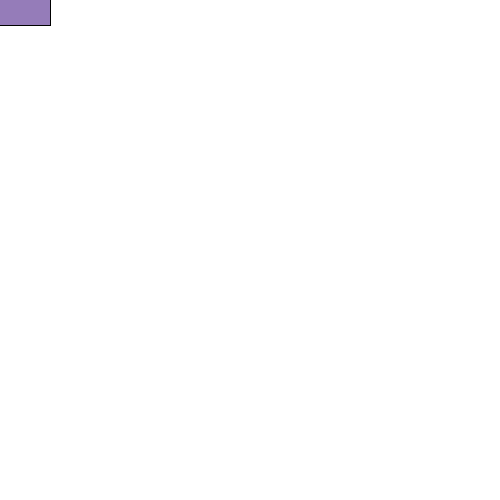
Frame 1 (no input)
Frame 60 (the mouse pressed at the canvas centre just before this capture): identical to frame 1, image omitted
Frame 120 (the mouse held since frame 60 and released just before this capture): identical to frame 1, image omitted

The Processing sketch that drew this single still picture (run headless with seeded random() and noise(); from frame 60 on, the mouse is pressed at the canvas centre):

// Processing sketch: sketch_3_9_Monsters
// ── sketch_3_9_Monsters.pde
 int robotWidth = 100;
 int robotHeight = 50;
 int x;
 int y;
final color backgroundColor = color(255);
final color fillColor = color(149,124,185);

void setup()
{
  size(500,500);
  background(backgroundColor);
 
  
 }

void draw()
{
  background(backgroundColor);
  drawMonster(x,y,robotWidth,robotHeight,fillColor);
}

void drawMonster(int x, int y, int width, int height, color fillColor)
{ 
  final int eyeRadius = 5;
 
  rectMode(CENTER);
  fill(fillColor);
  rect(x, y, width, height);

  // Draw the left ear
  triangle(x - width/4, // x1
           y - height/2, // y1
           x - width/4 - 10, // x2
           y - height/2, // y2
           x - width/4 - 5, //x3
           y - height/2 - 10); //y3
 
  // Draw the right ear
  triangle(x + width/4, // x1
           y - height/2, // y1
           x + width/4 + 10, // x2
           y - height/2, // y2
           x + width/4 + 5, //x3
           y - height/2 - 10); //y3
 
  // Draw the left eye
  ellipse(x - width/5,
          y - height/4,
          eyeRadius * 2,
          eyeRadius * 2);
 
 // Draw the right eye
 ellipse(x + width/5,
         y - height/4,
         eyeRadius * 2,
         eyeRadius * 2);
}

void mouseClicked()
{
  x = mouseX;
  y = mouseY;
}
